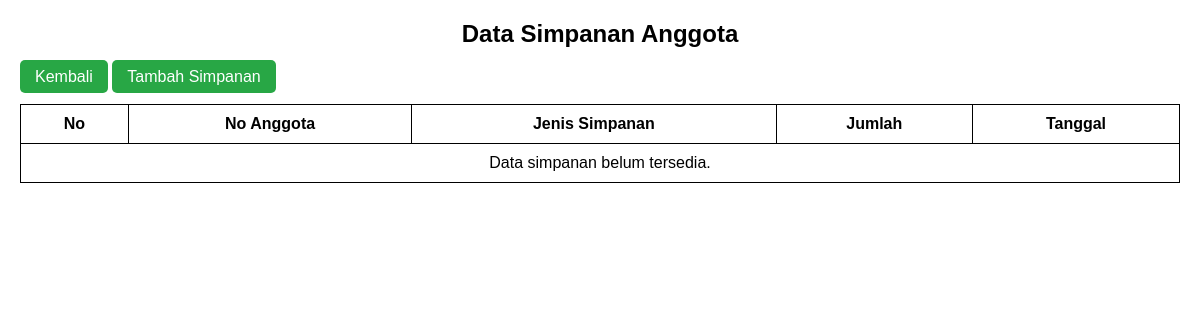
Page /data_simpanan.php (signed in) on the earlier database version.
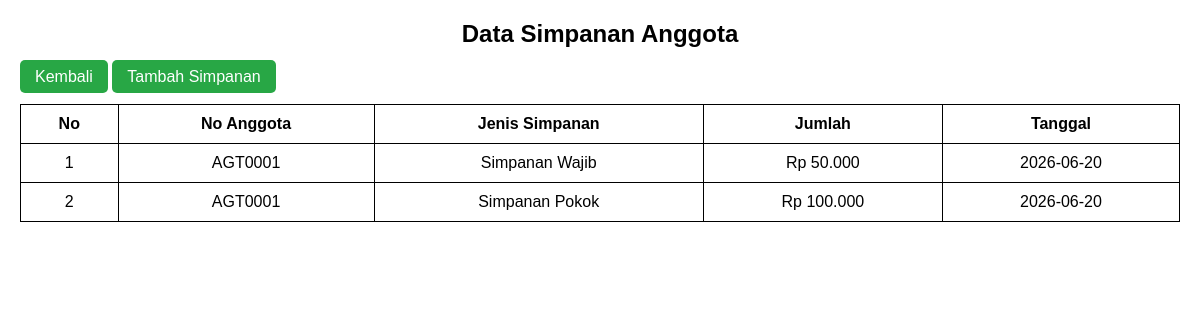
Same page on the later database version.
### tables this page shows
CREATE TABLE `simpanan` (
  `id` int(11) NOT NULL AUTO_INCREMENT,
  `no_anggota` varchar(50) NOT NULL,
  `jenis_simpanan` varchar(100) NOT NULL,
  `jumlah` int(11) NOT NULL,
  `tanggal` date NOT NULL,
  PRIMARY KEY (`id`)
);

### functions.php (called while the page is built, shortened)
<?php
function koneksi()
{
    return mysqli_connect('localhost', 'root', '', 'db_koperasi');
}
function query($query)
{
    $conn = koneksi();
    $result = mysqli_query($conn, $query);
    $rows = [];
    while ($row = mysqli_fetch_assoc($result)) {
        $rows[] = $row;
    }
    return $rows;
}

### data_simpanan.php (the view, shortened to what this page needs)
<?php
require 'functions.php';
$simpanan = query("
    SELECT *
    FROM simpanan
    ORDER BY id DESC
");
?>
<!DOCTYPE html>
<html lang="id">
<head>
</head>
<body>
    <h2>Data Simpanan Anggota</h2>
    <a href="index.php" class="btn">Kembali</a>
    <a href="tambah_simpanan.php" class="btn">Tambah Simpanan</a>
    <br><br>
    <table>
        <tr>
            <th>No</th>
            <th>No Anggota</th>
            <th>Jenis Simpanan</th>
            <th>Jumlah</th>
            <th>Tanggal</th>
        </tr>
        <?php if (count($simpanan) > 0) : ?>
            <?php $i = 1; ?>
            <?php foreach ($simpanan as $row) : ?>
                <tr>
                    <td><?= $i++; ?></td>
                    <td><?= htmlspecialchars($row['no_anggota']); ?></td>
                    <td><?= htmlspecialchars($row['jenis_simpanan']); ?></td>
                    <td>
                        Rp <?= number_format($row['jumlah'], 0, ',', '.'); ?>
                    </td>
                    <td><?= htmlspecialchars($row['tanggal']); ?></td>
                </tr>
            <?php endforeach; ?>
        <?php else : ?>
            <tr>
                <td colspan="5">
                    Data simpanan belum tersedia.
                </td>
            </tr>
        <?php endif; ?>
    </table>
</body>
</html>

Differences in the rows shown:
added simpanan: no_anggota "AGT0001", jenis_simpanan "Simpanan Wajib", jumlah "50.000", tanggal "2026-06-20"
added simpanan: no_anggota "AGT0001", jenis_simpanan "Simpanan Pokok", jumlah "100.000", tanggal "2026-06-20"
Other differences:
text no longer shown: "Data simpanan belum tersedia."
